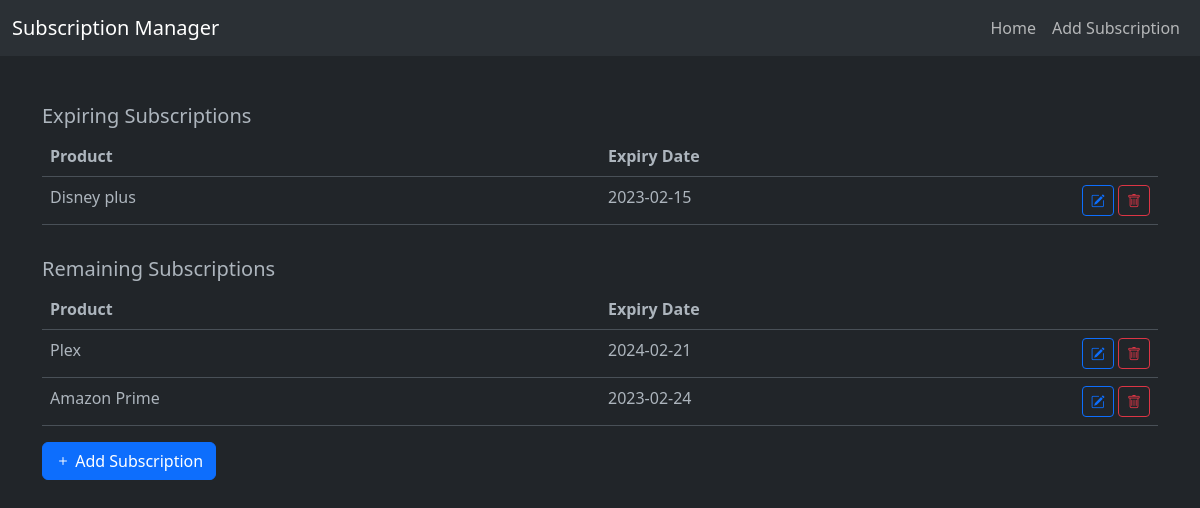
/, run on an earlier commit of the app's database.
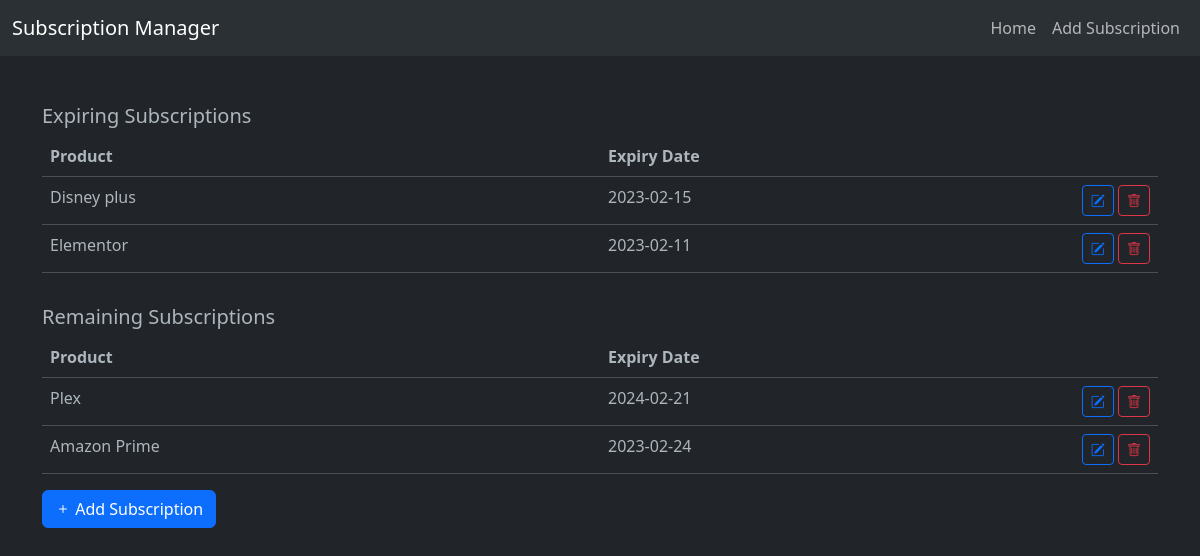
And on a later commit of the database.
### tables this page shows
CREATE TABLE subscriptions (
    id INTEGER PRIMARY KEY AUTOINCREMENT,
    product TEXT NOT NULL,
    expiry_date TEXT NOT NULL
);

### main.py (the view)
@app.route("/")
def index():
    with sqlite3.connect("subscriptions.db", detect_types=sqlite3.PARSE_DECLTYPES) as conn:
        cursor = conn.cursor()
        cursor.execute("SELECT * FROM subscriptions")
        subscriptions = cursor.fetchall()
        current_date = datetime.now().date()
        next_week = current_date + timedelta(days=7)
        expiring_subscriptions = [sub for sub in subscriptions if (datetime.strptime(
            sub[2], "%Y-%m-%d").date() >= current_date) and (datetime.strptime(sub[2], "%Y-%m-%d").date() < next_week)]
        remaining_subscriptions = [sub for sub in subscriptions if datetime.strptime(
            sub[2], "%Y-%m-%d").date() not in [datetime.strptime(x[2], "%Y-%m-%d").date() for x in expiring_subscriptions]]
    return render_template("index.html", expiring_subscriptions=expiring_subscriptions, remaining_subscriptions=remaining_subscriptions)

### templates/index.html
{% extends "layout.html" %} {% block content %}
<h5 class="pt-5">Expiring Subscriptions</h5>
<table class="table table-hover">
  <tr>
    <th class="col-6">Product</th>
    <th class="col-3">Expiry Date</th>
    <th class="col-3"></th>
  </tr>
  {% for subscription in expiring_subscriptions %}
  <tr>
    <td>{{ subscription[1] }}</td>
    <td>{{ subscription[2] }}</td>
    <td class="text-end">
      <a
        class="btn btn-outline-primary btn-sm"
        href="{{ url_for('edit', id=subscription[0]) }}"
        ><i class="bi bi-pencil-square"></i
      ></a>
      <a
        class="btn btn-outline-danger btn-sm"
        href="{{ url_for('delete', id=subscription[0]) }}"
        ><i class="bi bi-trash"></i
      ></a>
    </td>
  </tr>
  {% endfor %}
</table>
<h5 class="pt-3">Remaining Subscriptions</h5>
<table class="table table-hover">
  <tr>
    <th class="col-6">Product</th>
    <th class="col-3">Expiry Date</th>
    <th class="col-3"></th>
  </tr>
  {% for subscription in remaining_subscriptions %}
  <tr>
    <td>{{ subscription[1] }}</td>
    <td>{{ subscription[2] }}</td>
    <td class="text-end">
      <a
        class="btn btn-outline-primary btn-sm"
        href="{{ url_for('edit', id=subscription[0]) }}"
        ><i class="bi bi-pencil-square"></i
      ></a>
      <a
        class="btn btn-outline-danger btn-sm"
        href="{{ url_for('delete', id=subscription[0]) }}"
        ><i class="bi bi-trash"></i
      ></a>
    </td>
  </tr>
  {% endfor %}
</table>
<a class="btn btn-primary" href="{{ url_for('add') }}"
  ><i class="bi bi-plus"></i> Add Subscription</a
>
{% endblock %}

What changed in the data, as far as the page shows it:
added subscriptions: product "Elementor", expiry_date "2023-02-11", shown under "Expiring Subscriptions"
